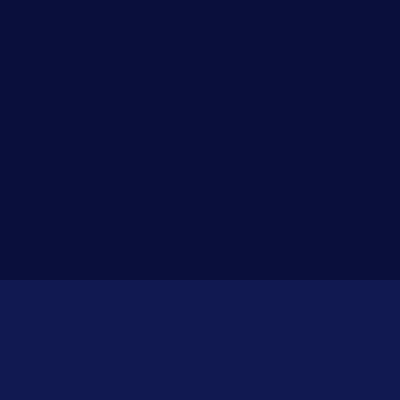
Frame 1 (no input)
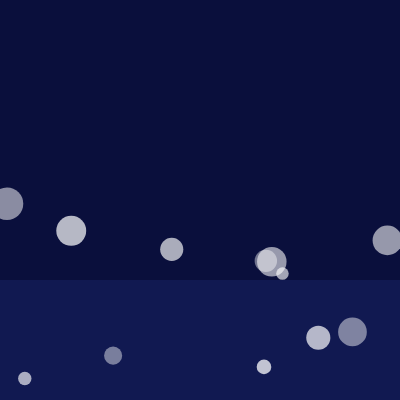
Frame 60 (no input)
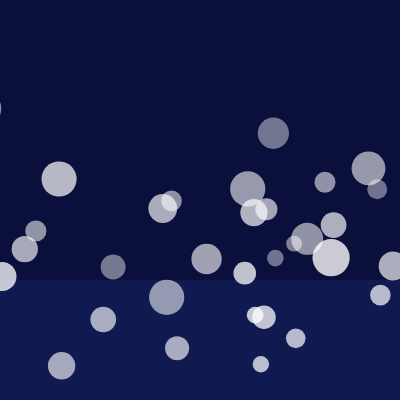
Frame 120 (the mouse pressed at the canvas centre since frame 60)

The p5.js sketch that drew these frames (run headless with seeded random() and noise() and a simulated clock; from frame 60 on, the mouse is pressed at the canvas centre):

// p5.js sketch
// ── sketch.js
let bubbles = [];
let steam = [];
let waterLevel;
let heat = 0;

function setup() {
  createCanvas(400, 400);
  waterLevel = height * 0.7;
  noStroke();
}

function draw() {
  background(10, 15, 60);
  
  // Draw water surface
  fill(20, 30, 90, 180);
  rect(0, waterLevel, width, height - waterLevel);
  
  // Update and display bubbles
  for (let i = bubbles.length - 1; i >= 0; i--) {
    let b = bubbles[i];
    b.update();
    b.display();
    
    if (b.isFinished()) {
      bubbles.splice(i, 1);
    }
  }
  
  // Update and display steam
  for (let i = steam.length - 1; i >= 0; i--) {
    let s = steam[i];
    s.update();
    s.display();
    
    if (s.isFinished()) {
      steam.splice(i, 1);
    }
  }
  
  // Add new bubbles occasionally
  if (frameCount % 5 === 0 && random() > 0.3) {
    bubbles.push(new Bubble(random(width), height));
  }
  
  // Add steam occasionally
  if (frameCount % 3 === 0 && random() > 0.7) {
    steam.push(new Steam(random(width), waterLevel));
  }
  
  // Increase heat over time (rhythmically)
  heat = map(sin(frameCount * 0.02), -1, 1, 0.5, 1.5);
}

function mousePressed() {
  heat += 0.5;
  if (heat > 3) heat = 3;
  
  // Add more bubbles on click
  for (let i = 0; i < 10; i++) {
    bubbles.push(new Bubble(random(width), height));
  }
}

class Bubble {
  constructor(x, y) {
    this.x = x;
    this.y = y;
    this.size = random(5, 15);
    this.speed = random(0.5, 2) * heat;
    this.alpha = random(100, 200);
    this.growthRate = random(0.1, 0.5);
  }
  
  update() {
    this.y -= this.speed;
    this.size += this.growthRate;
  }
  
  display() {
    fill(255, 255, 255, this.alpha);
    ellipse(this.x, this.y, this.size);
  }
  
  isFinished() {
    return this.y < -this.size || this.size > 40;
  }
}

class Steam {
  constructor(x, y) {
    this.x = x;
    this.y = y;
    this.size = random(10, 30);
    this.speed = random(0.5, 1.5) * heat;
    this.alpha = random(100, 200);
    this.wind = random(-0.5, 0.5);
    this.growthRate = random(0.05, 0.2);
  }
  
  update() {
    this.y -= this.speed;
    this.x += this.wind;
    this.size += this.growthRate;
  }
  
  display() {
    fill(255, 255, 255, this.alpha);
    ellipse(this.x, this.y, this.size);
  }
  
  isFinished() {
    return this.y < -this.size || this.size > 80;
  }
}
